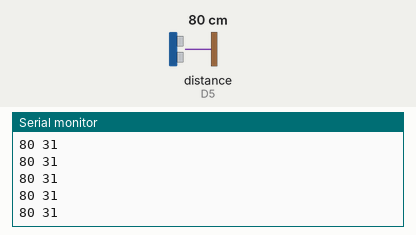
Simulated run of this sketch. Board: ESP8266 (NodeMCU). Shown: the last lines printed to the serial monitor. Wiring (inferred from the names in the program): ultrasonic range finder: trigger D4; echo D5. The inputs (shaded band) are chosen by the test bench; at power-on: distance to the obstacle (sensor on D5) 80 cm. The echo pulse lasts 58.3 µs per cm.

Above: at 1.2 s.
1.3 s: distance to the obstacle (sensor on D5) set to 18 cm
At 2.1 s:
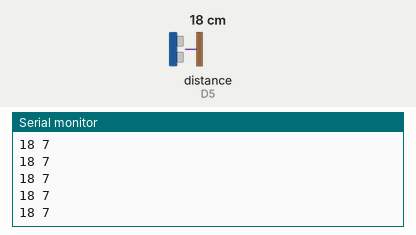
4.3 s: distance to the obstacle (sensor on D5) set to 2 cm
At 5.4 s:
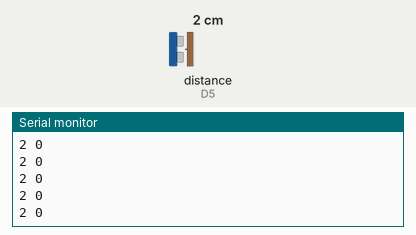
Timing chart, 0 to 7.3 s (numbered marks = the images above; inputs shaded):
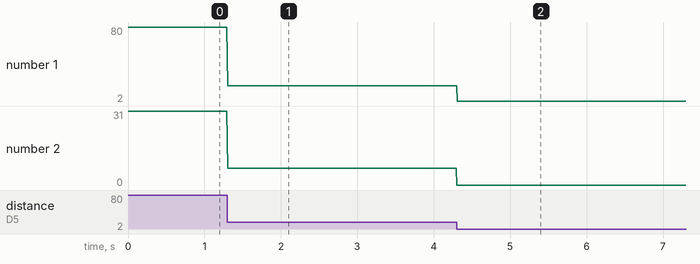

Measured:
- after the input at 1.3 s, the serial monitor: prints a new line at once (image 1)
- after the input at 4.3 s, the serial monitor: prints a new line at once (image 2)
- plotted number 1: 80 → 18 after the input at 1.3 s, 18 → 2 after the input at 4.3 s
- plotted number 2: 31 → 0 after the input at 1.3 s

The sketch:

Ultrasonic.ino
```cpp
#include<CESmartCamp.h>
#define TRIGGER_PIN D4
#define ECHO_PIN D5
UltraSonic sonar(TRIGGER_PIN, ECHO_PIN);
void setup() {
  Serial.begin(9600);
}

void loop() {
  Serial.print(sonar.length_cm());
  Serial.print(" ");
  Serial.println(sonar.length_inch());
}
```
